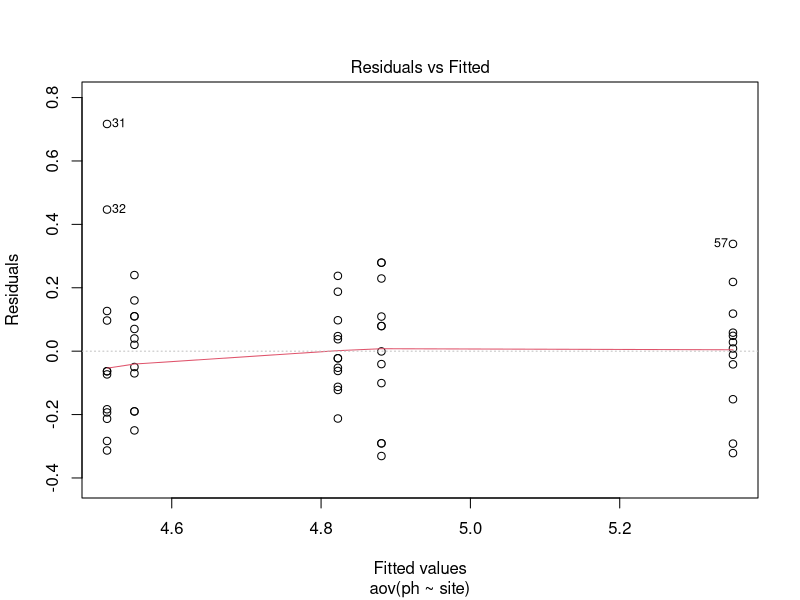
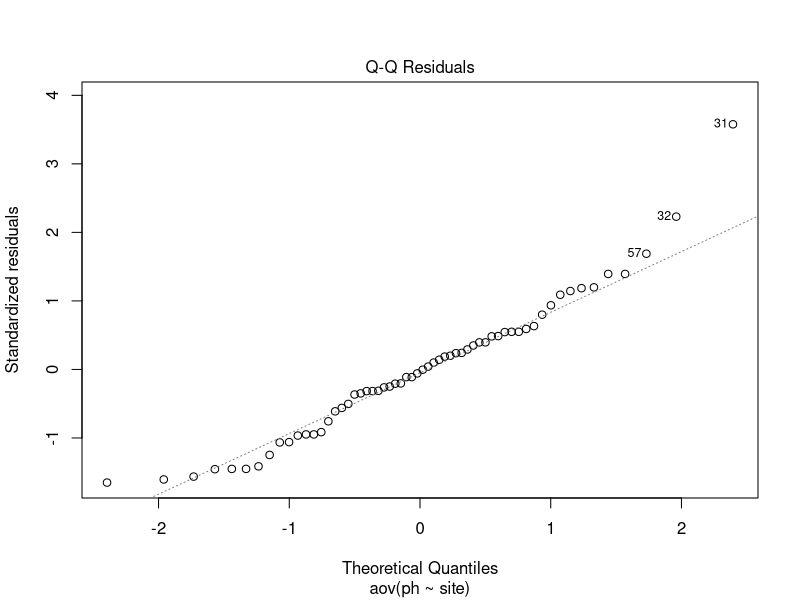
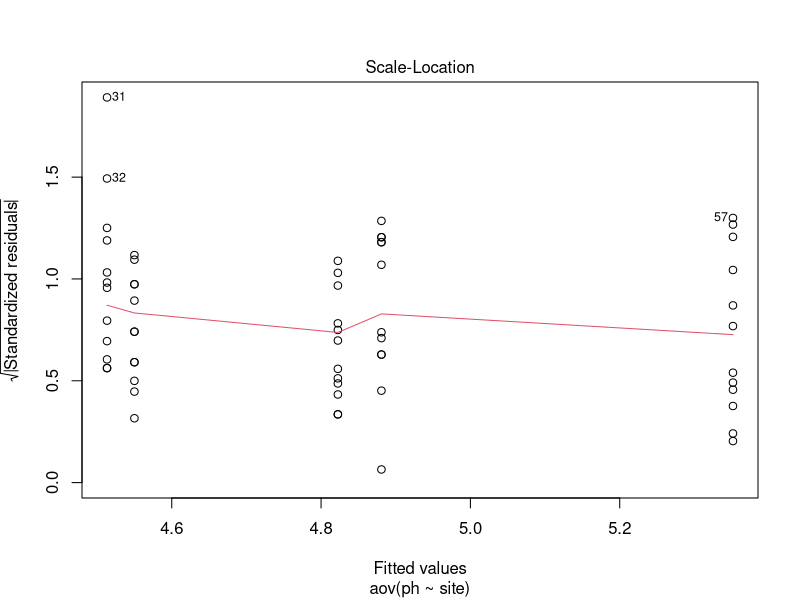
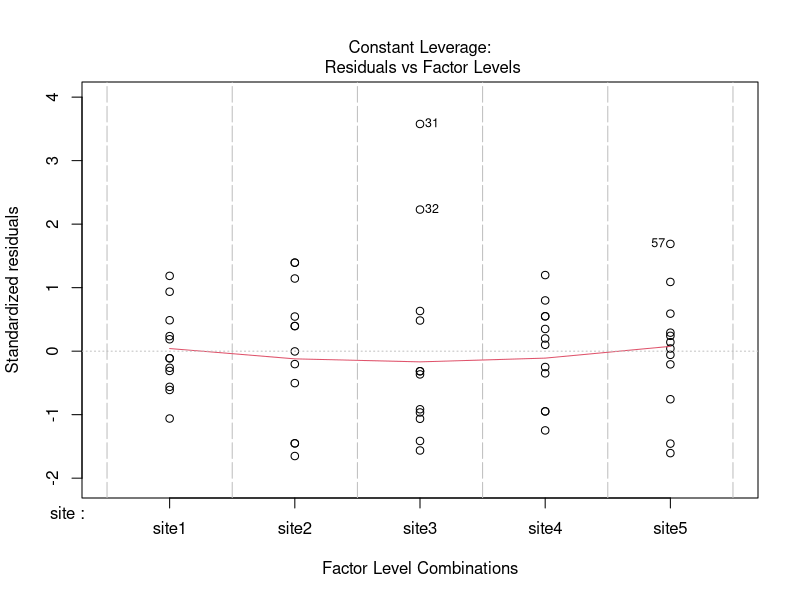
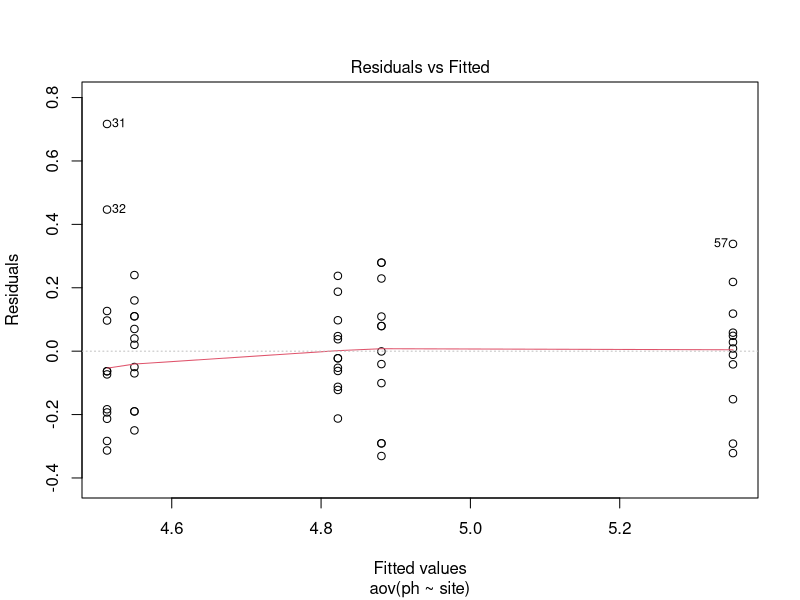
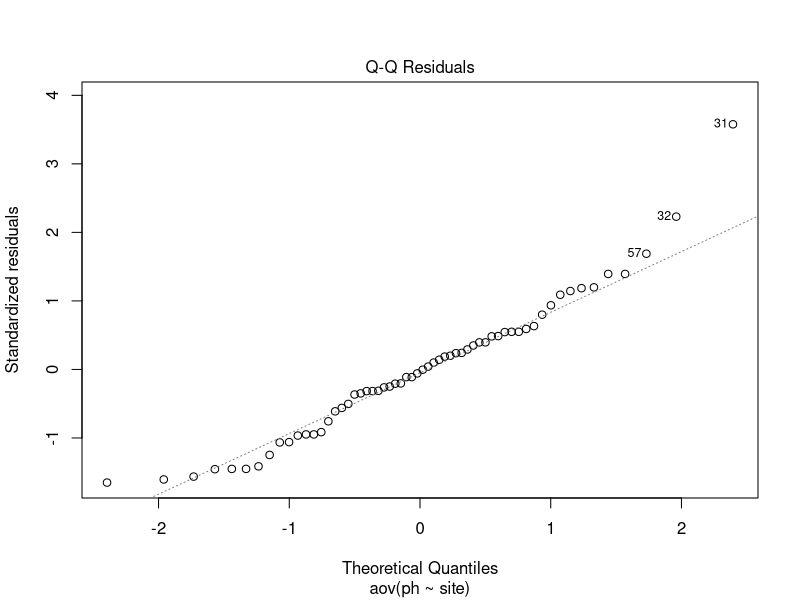
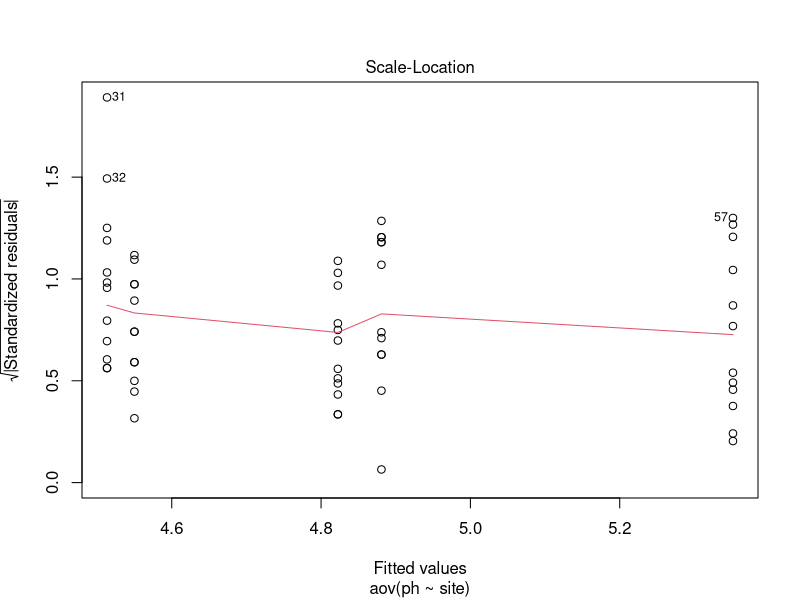
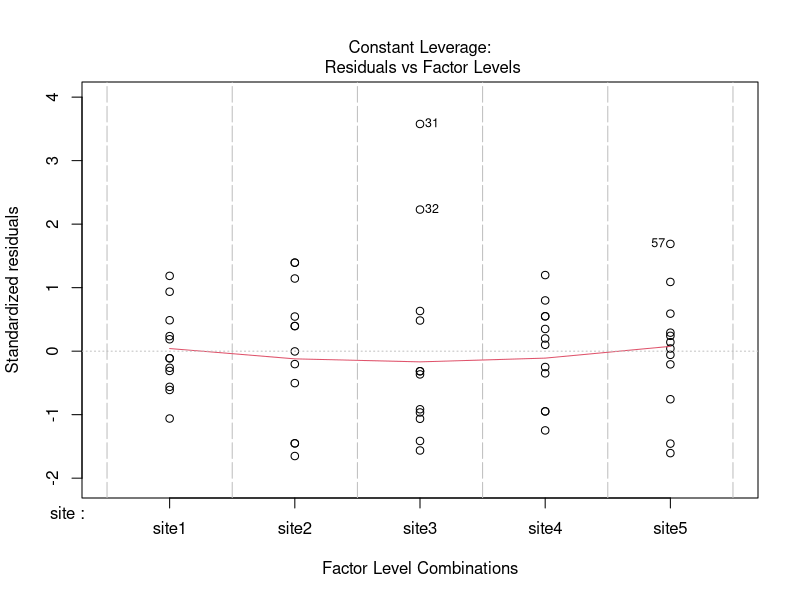

Write the R code that produced these figures, in order.
# ANOVA for soil pH with land management practices
# Emma Gemal, s1758915@sms.ed.ac.uk
# Ecological Measurement - Year 3 
# University of Edinburgh
# Created 30/9/2019, Updated 11/10/2019

# Library ----
library(plyr)
library(dplyr)

setwd("/Users/emmagemal/Documents/Uni Work/Year 3/Ecological Measurement")

# Workflow:
# 1. do an ANOVA analysis for all 5 sites using aov()
# 2. create an object with only sites 1-4 
# 3. do an ANOVA analysis for sites 1-4 using aov()
# 4. substitute site names for "recovering" and "plantation"
    # sites 1 and 3 = recovering, sites 2 and 4 = plantation
# 5. do an ANOVA analysis for the recovering vs plantation sites using aov()


## all sites ----
# ANOVA for all sites (including grassland)
getwd()
soilph <- read.csv("Data/soil-ph-data.csv")
str(soilph)    #checking to make sure site is a factor

aov.all <- summary(aov(ph ~ site, data = soilph))
aov.all
# p-value = 1.56e-13 (statistically significant)
# F value: 31.06

# object for Tukey test
data4tukey <- aov(ph ~ site, data = soilph)


plot(aov(ph ~ site, data = soilph))  # checking model convergence 


## forest sites ----
# ANOVA for all forest sites (excluding grassland)
no.grass <- soilph %>% 
                filter(site != "site5") %>%  
                droplevels(exclude = if(anyNA(levels(5))) NULL else NA)
  
str(no.grass)  # making sure it only has 4 levels 

# running ANOVA for sites 1-4
aov.nograss <- summary(aov(ph ~ site, data = no.grass))
aov.nograss
# p-value = 7.93e-0.5 (statistically significant)

plot(aov(ph ~ site, data = soilph))


## management type ----
# ANOVA for ph vs management type (recovering vs plantation)
managementph <- no.grass %>% 
                    mutate(site = revalue(site, c("site1" = "recovering",
                                                  "site2" = "plantation",
                                                  "site3" = "recovering",
                                                  "site4" = "plantation"))) %>% 
                    dplyr::rename(management = site)

str(managementph)   # double checking number of levels and variable names

# running ANOVA for recovering vs plantation 
aov.management <- summary(aov(ph ~ management, data = managementph))
aov.management
# p-value = 0.538 (not statistically significant)

## Tukey test ----
# library
library(multcompView)


# Tukey test to study each pair of treatment :
TUKEY <- TukeyHSD(x=data4tukey)
# Tuckey test representation :
plot(TUKEY , las=1 , col="brown")

TUKEY
# -> significant difference between 1&3, 1&4, 2&3, 2&4 and all with 5
# not significant for 1&2 and 3&4
